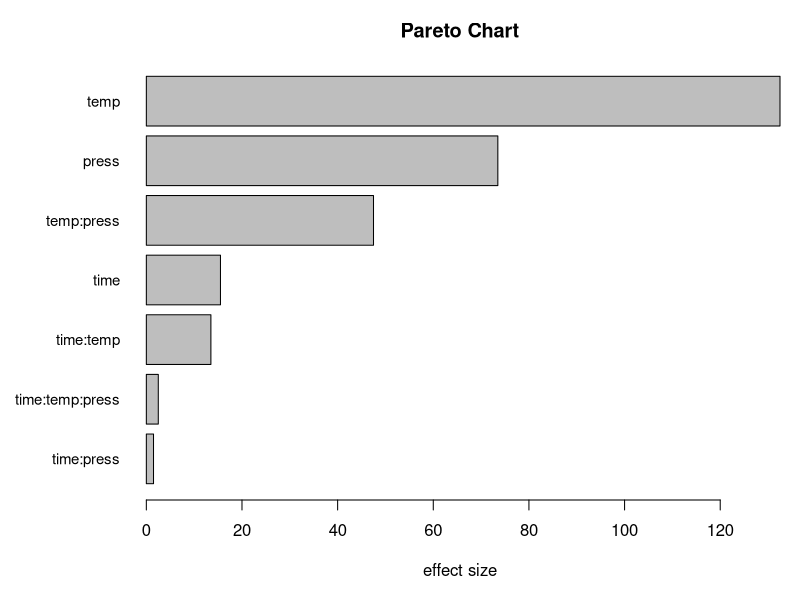
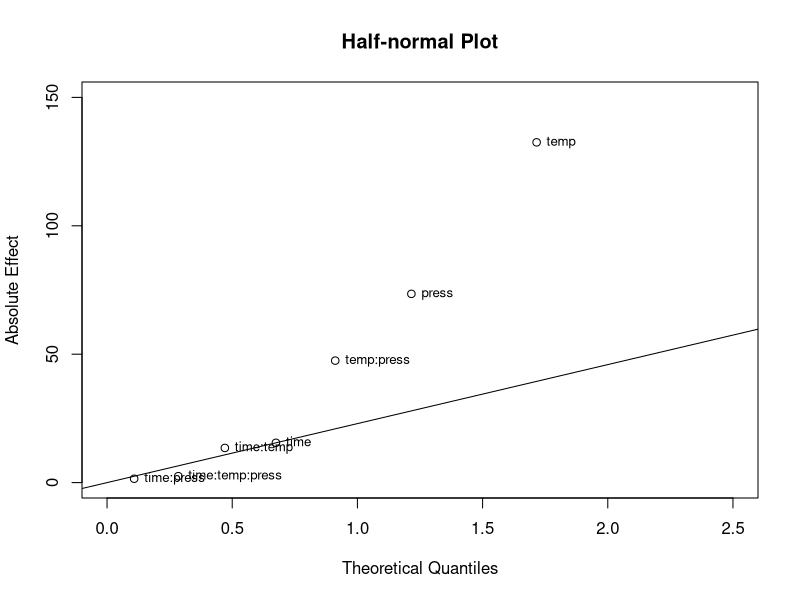

Reproduce these figures in R, in order.
## Define data-set ####
cement <- data.frame(time  = factor(rep(c(-1, 1), 4)),
                     temp  = factor(rep(c(-1, 1), each = 2)), ## uses recycling!
                     press = factor(rep(c(-1, 1), each = 4)),
                     y = c(297, 300, 106, 131, 177, 178, 76, 109))
cement
str(cement)

## Ensure that factors are encoded using sum-to-zero constraint
options(contrasts = c("contr.sum", "contr.sum"))

## Fit standard ANOVA model with *all* interactions (= full model)
fit <- aov(y ~ time * temp * press, data = cement)

## Have a look at coefficients, compare with "manual" estimates
dummy.coef(fit)
coef(fit)

coef(fit)[1] ## intercept (global mean)
abs.est <- abs(2 * coef(fit)[-1]) ## all other coefficients

## Pareto chart
est.sort <- sort(abs.est)
## now get rid of 1's in name (cosmetics)
names(est.sort)
names(est.sort) <- gsub("1", "", names(est.sort)) 
names(est.sort)

opar <- par(mar = c(5, 7, 3, 1)) ## increase margin on the left-hand side
barplot(est.sort, horiz = TRUE, main = "Pareto Chart", las = 1, cex.names = 0.9,
        xlab = "effect size")
par(opar) ## set margins to old values (see ?par)

## Half-normal plot
p     <- 0.5 + 0.5 * ppoints(length(est.sort))
quant <- qnorm(p)

plot(quant, est.sort, xlim = c(0, 2.5), ylim = c(0, 150),
     xlab = "Theoretical Quantiles",
     ylab = "Absolute Effect", 
     main = "Half-normal Plot")
text(quant, est.sort, labels = names(est.sort), pos = 4, cex = 0.8) ## see ?text
abline(a = 0, b = median(est.sort) / median(quant))

## If we drop the 3-way interaction we have 1 (!) df left for the error term
fit2 <- aov(y ~ (time + temp + press)^2, data = cement)
summary(fit2)

## What are the model prediction for the 4 possible temp x pressure settings
## if we only consider temp and pressure (and the interaction) in our model
fit.tmp <- aov(y ~ temp * press, data = cement)
summary(fit.tmp)
cbind(cement, pred = predict(fit.tmp))
